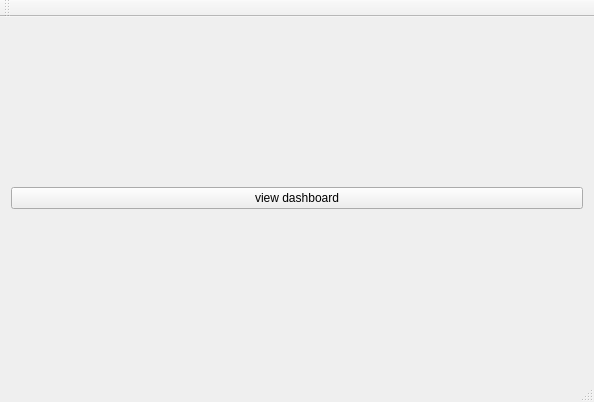
<?xml version="1.0" encoding="UTF-8"?>
<ui version="4.0">
 <class>publicWorkspaceClass</class>
 <widget class="QMainWindow" name="publicWorkspaceClass">
  <property name="geometry">
   <rect>
    <x>0</x>
    <y>0</y>
    <width>594</width>
    <height>402</height>
   </rect>
  </property>
  <property name="windowTitle">
   <string>publicWorkspace</string>
  </property>
  <widget class="QWidget" name="centralWidget">
   <layout class="QGridLayout" name="gridLayout">
    <item row="1" column="0">
     <widget class="QPushButton" name="toDash">
      <property name="text">
       <string>view dashboard</string>
      </property>
     </widget>
    </item>
    <item row="0" column="0">
     <layout class="QGridLayout" name="gridLayout_2"/>
    </item>
   </layout>
  </widget>
  <widget class="QToolBar" name="mainToolBar">
   <attribute name="toolBarArea">
    <enum>TopToolBarArea</enum>
   </attribute>
   <attribute name="toolBarBreak">
    <bool>false</bool>
   </attribute>
  </widget>
  <widget class="QStatusBar" name="statusBar"/>
 </widget>
 <layoutdefault spacing="6" margin="11"/>
 <resources/>
 <connections/>
</ui>
